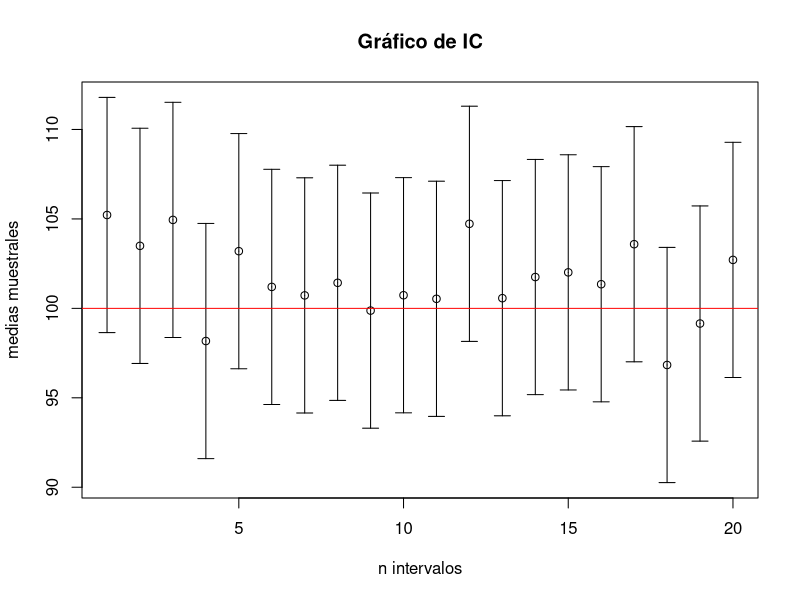
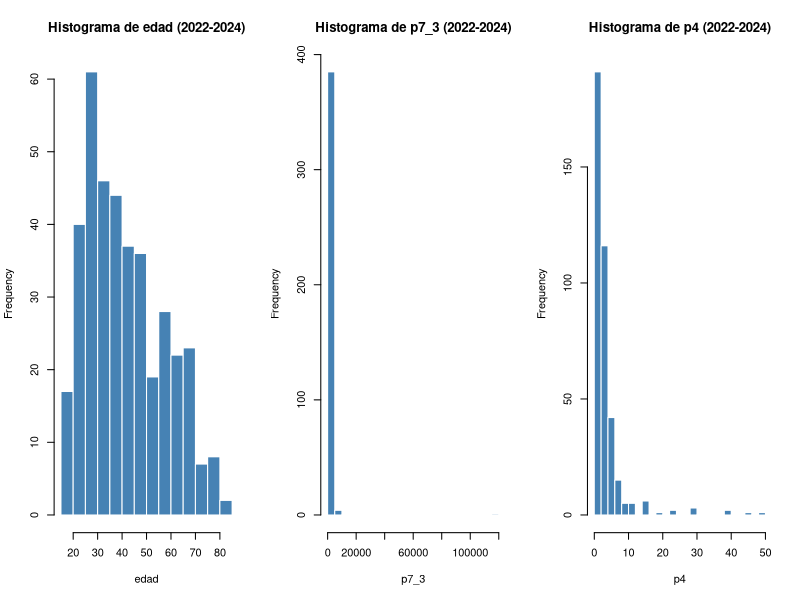
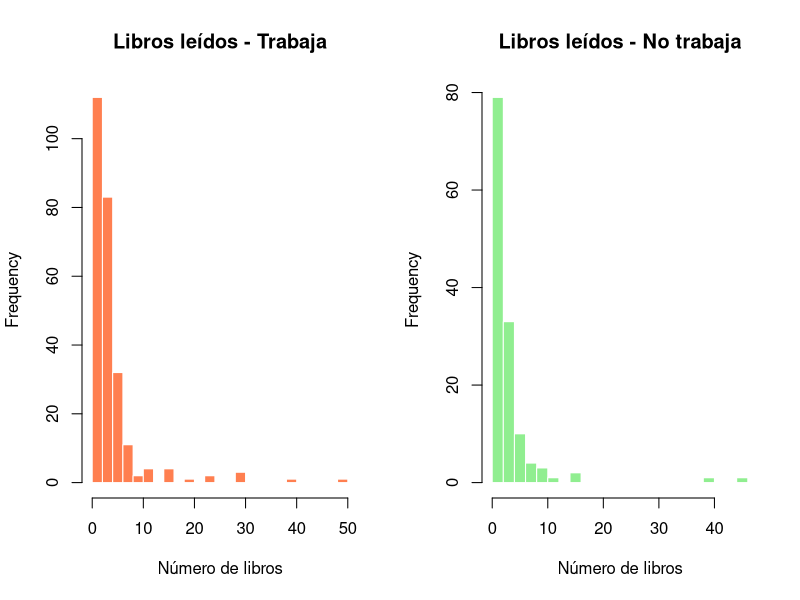
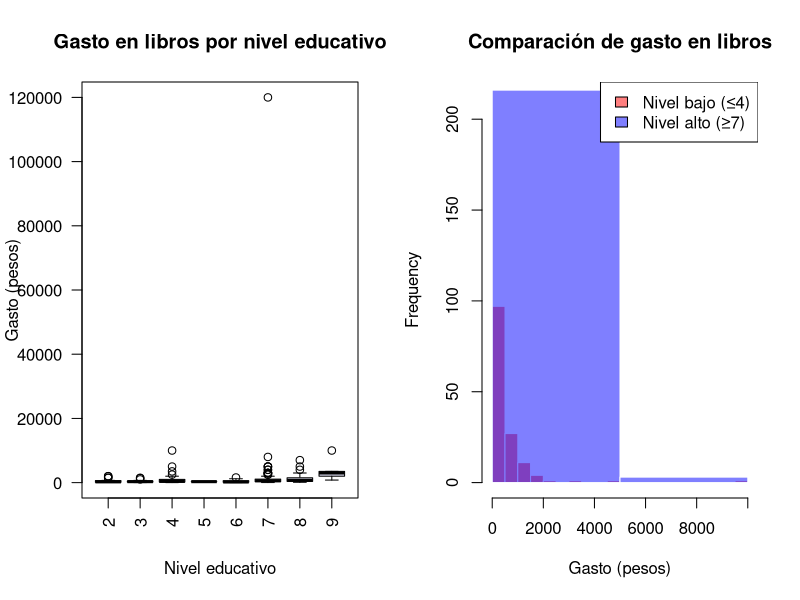
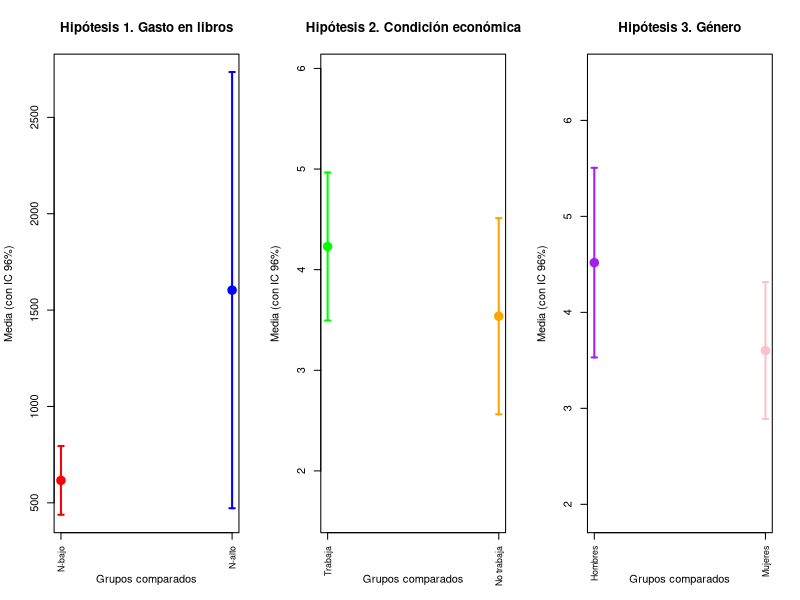

Write R code to recreate these figures, in order.
## ---- chunk 1
knitr::opts_chunk$set(echo = TRUE)
library(plotrix)
library(dplyr)
library(knitr)
library(kableExtra)
library(ggplot2)
## ---- chunk 2
#Nueva base de datos de los 3 años
M22L = read.csv("Datos2022Limpios.csv")
M23L = read.csv("Datos2023Limpios.csv")
M24L = read.csv("Datos2024Limpios.csv")

M2224 = bind_rows(M22L,M23L,M24L)

write.csv(M2224,"BasedeDatosMolec.csv",row.names = FALSE)
## ---- chunk 3
n = 20 # u otro valor como 50, 100
media = 100 # Media de población
DE = 15 # Desviación estándar depoblación
ErrorEst= DE/sqrt(n)
X_ = rnorm(n, media, ErrorEst)
E = 1.96*DE/sqrt(n) # E = Error máximo
plotCI(1:n,X_, E ,main="Gráfico de IC", , xlab
= "n intervalos", ylab = "medias muestrales")
abline(h = 100, col = "red")

## ---- chunk 4
alfa1 = 0.04
nc = 1 - alfa1

LI1= M2224 %>% filter(nivel <= 4) %>% pull(p7_3)
LS1= M2224 %>% filter(nivel >= 7) %>% pull(p7_3)

n11 = length(LI1)
n21 = length(LS1)

x1bar = mean(LI1)
x2bar = mean(LS1)

s11 = var(LI1)
s21 = var(LS1)

t1 = (x1bar - x2bar) / sqrt(s11/n11 + s21/n21)

df1 = (s11/n11 + s21/n21)^2 /  ( (s11/n11)^2/(n11-1) + (s21/n21)^2/(n21-1) )

zf1 = qt(alfa1, df1)

#Cola izquierda porque buscamos un valor menor
p1 = pt(t1, df1)

se1 = sqrt(s11) / sqrt(n11) 
se2 = sqrt(s21) / sqrt(n21)  

t_crit_bilateral <- qt(0.98, df = n11 - 1) 

E1 = t_crit_bilateral * se1
E2 = t_crit_bilateral * se2

cat("Estadístico de prueba t =",t1,"\nValor crítico =",zf1,"\nValor p =",p1)
## ---- chunk 5
t.test(LI1, LS1, alternative = "less", var.equal = FALSE, conf.level = 0.96)
## ---- chunk 6
trabaja= M2224 %>% filter(cond_act == 1) %>% pull(p4)
no_trabaja= M2224 %>% filter(cond_act != 1) %>% pull(p4)

n12 = length(trabaja)
n22 = length(no_trabaja)

x1bar2 = mean(trabaja)
x2bar2 = mean(no_trabaja)

s12 = var(trabaja)
s22 = var(no_trabaja)

t2 = (x1bar2 - x2bar2) / sqrt(s12/n12 + s22/n22)

zf2 = qnorm(1-alfa1/2)

df2 = (s12/n12 + s22/n22)^2 /  ( (s12/n12)^2/(n12-1) + (s22/n22)^2/(n22-1) )

#Prueba de 2 colas
p2 = 2*pt(-abs(t2), df2)

SE = sqrt(s12/n12 + s22/n22)
tc2 = qt(1 - alfa1/2, df2)
LI2 = (x1bar2 - x2bar2) - tc2 * SE
LS2 = (x1bar2 - x2bar2) + tc2 * SE

cat("Estadístico de prueba t =",t2,"\nValor crítico =",zf2,"\nValor p =",p2)
cat("\nIntervalo: [",LI2,",",LS2,"]")
## ---- chunk 7
t.test(trabaja, no_trabaja, alternative = "two.sided", var.equal = FALSE, conf.level = 0.96)
## ---- chunk 8
hombres=M2224 %>% filter(sexo == 1) %>% pull(p4)
mujeres=M2224 %>% filter(sexo == 2) %>% pull(p4)

n13 = length(hombres)
n23 = length(mujeres)

x1bar3 = mean(hombres)
x2bar3 = mean(mujeres)

s13 = var(hombres) 
s23 = var(mujeres)

sp3 = ((n13 - 1)*s13 + (n23 - 1)*s23) / (n13 + n23 - 2)

# Estadístico t con varianzas iguales
t3 = (x1bar3 - x2bar3) / sqrt(sp3 * (1/n13 + 1/n23))

zf3 = qnorm(1-alfa1/2)

df3 = n13 + n23 - 2

p3 = 2 * pt(-abs(t3), df3)

SE3 = sqrt(sp3 * (1/n13 + 1/n23))
tc3 = qt(1 - alfa1/2, df3)
LI3 = (x1bar3 - x2bar3) - tc3 * SE3
LS3 = (x1bar3 - x2bar3) + tc3 * SE3

cat("Estadístico de prueba t =",t3,"\nValor crítico =",zf3,"\nValor p =",p3)
cat("\nIntervalo: [",LI3,",",LS3,"]")
## ---- chunk 9
t.test(hombres, mujeres, alternative = "two.sided",var.equal = TRUE, conf.level = 0.96)
## ---- chunk 10
# Seleccionar solo las variables cuantitativas
Datos_cuant_combinados = M2224[, c("edad", "p7_3", "p4")]
par(mfrow = c(1,3))
for (v in names(Datos_cuant_combinados)) {
  hist(Datos_cuant_combinados[[v]], 
       main = paste("Histograma de", v, "(2022-2024)"), 
       xlab = v, col = "steelblue", border = "white",
       breaks = 20)
}
par(mfrow = c(1,1))
## ---- chunk 11
par(mfrow = c(1,2))

# Histograma para quienes trabajan
hist(trabaja, 
     main = "Libros leídos - Trabaja", 
     xlab = "Número de libros", 
     col = "coral", 
     border = "white",
     breaks = 20)

# Histograma para quienes no trabajan
hist(no_trabaja, 
     main = "Libros leídos - No trabaja", 
     xlab = "Número de libros", 
     col = "lightgreen", 
     border = "white",
     breaks = 20)

par(mfrow = c(1,1))
## ---- chunk 12
# Función de análisis cuantitativo
analisis_cuant = function(x){
  x = as.numeric(x)
  x = x[!is.na(x)]
  
  if(length(x) < 2){
    return(data.frame(
      Media = NA, Mediana = NA, Rango_Medio = NA, Desviacion = NA,
      Coef_Variacion = NA, Q1 = NA, Q2 = NA, Q3 = NA,
      Sesgo = NA, Curtosis = NA
    ))
  }
  
  media = mean(x)
  mediana = median(x)
  rango_medio = (max(x) + min(x)) / 2
  desv = sd(x)
  coef_var = ifelse(media != 0, (desv / media) * 100, NA)
  cuartiles = quantile(x, probs = c(0.25, 0.5, 0.75))
  
  if (desv > 0){
    sesgo = sum((x - media)^3) / (length(x) * desv^3)
    curtosis = sum((x - media)^4) / (length(x) * desv^4)
  } else {
    sesgo = NA
    curtosis = NA
  }
  
  data.frame(
    Media = round(media, 2),
    Mediana = round(mediana, 2),
    Rango_Medio = round(rango_medio, 2),
    Desviacion = round(desv, 2),
    CV = round(coef_var, 2),
    Q1 = round(cuartiles[1], 2),
    Q2 = round(cuartiles[2], 2),
    Q3 = round(cuartiles[3], 2),
    Sesgo = round(sesgo, 2),
    Curtosis = round(curtosis, 2)
  )
}

# Aplicar análisis a datos combinados
tabla_cuant_combinada = lapply(Datos_cuant_combinados, analisis_cuant)
tabla_cuant_combinada = do.call(rbind, tabla_cuant_combinada)
rownames(tabla_cuant_combinada) = names(Datos_cuant_combinados)

kable(tabla_cuant_combinada, 
      caption = "Tabla 1. Medidas descriptivas de variables cuantitativas (2022-2024)") %>%
  kable_styling(full_width = TRUE, bootstrap_options = c("striped","hover"))
## ---- chunk 13
par(mfrow = c(1,2))

# Boxplot del gasto por nivel educativo
boxplot(p7_3 ~ nivel, data = M2224,
        main = "Gasto en libros por nivel educativo",
        xlab = "Nivel educativo",
        ylab = "Gasto (pesos)",
        col = "lavender",
        las = 2)

# Histograma comparativo
hist(LI1, 
     main = "Comparación de gasto en libros", 
     xlab = "Gasto (pesos)", 
     col = rgb(1,0,0,0.5), 
     border = "white",
     breaks = 30,
     ylim = c(0, max(c(length(LI1[LI1 < 5000]), length(LS1[LS1 < 5000])))))
hist(LS1, 
     col = rgb(0,0,1,0.5), 
     border = "white",
     breaks = 30,
     add = TRUE)
legend("topright", 
       legend = c("Nivel bajo (≤4)", "Nivel alto (≥7)"), 
       fill = c(rgb(1,0,0,0.5), rgb(0,0,1,0.5)))

par(mfrow = c(1,1))
## ---- chunk 14
library(plotrix)

# Calcular intervalos de confianza para diferentes grupos
alfa = 0.04
nc = 1 - alfa

# Gasto por nivel educativo (bajo vs alto)
media_bajo = mean(LI1)
media_alto = mean(LS1)
se_bajo = sd(LI1) / sqrt(length(LI1))
se_alto = sd(LS1) / sqrt(length(LS1))
E_bajo = qt(1 - alfa/2, length(LI1)-1) * se_bajo
E_alto = qt(1 - alfa/2, length(LS1)-1) * se_alto

# Libros leídos por condición de actividad
media_trabaja = mean(trabaja)
media_no_trabaja = mean(no_trabaja)
se_trabaja = sd(trabaja) / sqrt(length(trabaja))
se_no_trabaja = sd(no_trabaja) / sqrt(length(no_trabaja))
E_trabaja = qt(1 - alfa/2, length(trabaja)-1) * se_trabaja
E_no_trabaja = qt(1 - alfa/2, length(no_trabaja)-1) * se_no_trabaja

# Libros leídos por sexo
media_hombres = mean(hombres)
media_mujeres = mean(mujeres)
se_hombres = sd(hombres) / sqrt(length(hombres))
se_mujeres = sd(mujeres) / sqrt(length(mujeres))
E_hombres = qt(1 - alfa/2, length(hombres)-1) * se_hombres
E_mujeres = qt(1 - alfa/2, length(mujeres)-1) * se_mujeres

# Crear el gráfico
medias1 = c(media_bajo, media_alto)
medias2 = c(media_trabaja, media_no_trabaja)
medias3 = c(media_hombres, media_mujeres)
errores1 = c(E_bajo, E_alto)
errores2 = c(E_trabaja, E_no_trabaja)
errores3 = c(E_hombres, E_mujeres)
grupos1 = c("N-bajo", "N-alto")
grupos2 = c("Trabaja", "No trabaja")
grupos3 = c("Hombres", "Mujeres")
colores1 = c("red", "blue")
colores2 = c("green", "orange")
colores3 = c("purple", "pink")

par(mfrow = c(1, 3))
plotCI(1:2, medias1, errores1,
       main = "Hipótesis 1. Gasto en libros",
       xlab = "Grupos comparados", 
       ylab = "Media (con IC 96%)",
       xaxt = "n",
       pch = 19,
       col = colores1,
       lwd = 2,
       cex = 1.5,
       ylim = c(min(medias1 - errores1) - 1, max(medias1 + errores1) + 1))

axis(1, at = 1:2, labels = grupos1, las = 2, cex.axis = 0.8)
abline(v = c(2.5, 4.5), lty = 2, col = "gray")

plotCI(1:2, medias2, errores2,
       main = "Hipótesis 2. Condición económica",
       xlab = "Grupos comparados", 
       ylab = "Media (con IC 96%)",
       xaxt = "n",
       pch = 19,
       col = colores2,
       lwd = 2,
       cex = 1.5,
       ylim = c(min(medias2 - errores2) - 1, max(medias2 + errores2) + 1))

axis(1, at = 1:2, labels = grupos2, las = 2, cex.axis = 0.8)
abline(v = c(2.5, 4.5), lty = 2, col = "gray")

plotCI(1:2, medias3, errores3,
       main = "Hipótesis 3. Género",
       xlab = "Grupos comparados", 
       ylab = "Media (con IC 96%)",
       xaxt = "n",
       pch = 19,
       col = colores3,
       lwd = 2,
       cex = 1.5,
       ylim = c(min(medias3 - errores3) - 1, max(medias3 + errores3) + 1))

axis(1, at = 1:2, labels = grupos3, las = 2, cex.axis = 0.8)
abline(v = c(2.5, 4.5), lty = 2, col = "gray")
